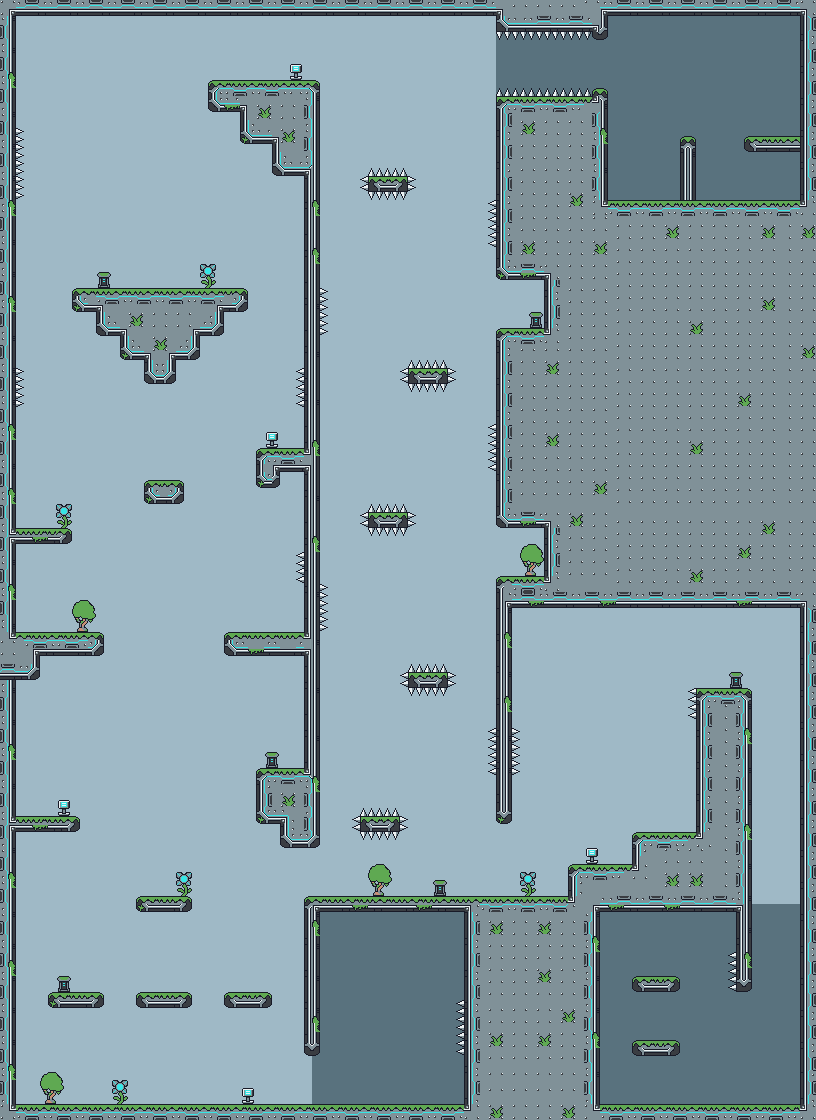

This game map was drawn from its Tiled (.tmx) file and the tilesets committed beside it. A one-line description and the trimmed map source follow:
An orthogonal 102x140 tile map with 8x8 px tiles, 1 tile layer (gfx), 2 hidden layers not drawn and 40 objects (19x Enemy, 15x Item, 3x Door, Spawn, Npc, ...).

<map version="1.10" tiledversion="1.12.1" orientation="orthogonal" renderorder="right-down" width="102" height="140" tilewidth="8" tileheight="8" infinite="0" nextlayerid="5" nextobjectid="73">
 <tileset firstgid="1" source="forest.tsx" />
 <layer id="1" name="gfx" width="102" height="140">
  <data>[14280 cells, 14280 non-empty, 108 distinct tile ids]</data>
 </layer>
 <layer id="2" name="walls" width="102" height="140" visible="0">
  <data>[14280 cells, 4734 non-empty, 1 distinct tile ids]</data>
 </layer>
 <layer id="4" name="spikes" width="102" height="140" visible="0">
  <data>[14280 cells, 169 non-empty, 1 distinct tile ids]</data>
 </layer>
 <objectgroup id="3" name="objs">
  <object id="1" name="Spawn" x="104" y="1072">
   <point />
  </object>
  <object id="2" name="HealthItem" type="Item" x="400" y="1088">
   <point />
  </object>
  <object id="3" name="GoblinMiniboss" type="Enemy" x="776" y="184">
   <properties>
    <property name="flags" type="int" value="1" />
    <property name="health" type="int" value="30" />
    <property name="strength" type="int" value="5" />
   </properties>
   <point />
  </object>
  <object id="4" name="Goblin" type="Enemy" x="88" y="976">
   <properties>
    <property name="walk" value="L120,R120" />
   </properties>
   <point />
  </object>
  <object id="6" name="RacoonNpc" type="Npc" x="160" y="276">
   <properties>
    <property name="dialogue_id" type="int" value="0" />
   </properties>
   <point />
  </object>
  <object id="8" name="Orc" type="Enemy" x="680" y="816">
   <properties>
    <property name="walk" value="L120,R120" />
   </properties>
   <point />
  </object>
  <object id="11" name="Key" type="Item" x="28" y="696">
   <point />
  </object>
  <object id="16" name="DoorH" type="Door" x="776" y="904">
   <properties>
    <property name="locked" type="bool" value="false" />
   </properties>
   <point />
  </object>
  <object id="17" name="DoorV" type="Door" x="312" y="1080">
   <properties>
    <property name="locked" type="bool" value="true" />
   </properties>
   <point />
  </object>
  <object id="20" name="Switch" type="Switch" x="164" y="528">
   <properties>
    <property name="event_id" type="int" value="0" />
   </properties>
   <point />
  </object>
  <object id="21" name="OrcMiniboss" type="Enemy" x="640" y="960">
   <properties>
    <property name="health" type="int" value="5" />
    <property name="strength" type="int" value="5" />
    <property name="walk" value="R60,P120,L60" />
   </properties>
   <point />
  </object>
  <object id="36" name="Doublejump" type="Item" x="440" y="936">
   <point />
  </object>
  <object id="37" name="Dash" type="Item" x="164" y="856">
   <point />
  </object>
  <object id="38" name="Airdash" type="Item" x="400" y="56">
   <point />
  </object>
  <object id="39" name="Walljump" type="Item" x="208" y="1072">
   <point />
  </object>
  <object id="41" name="Battery" type="Item" x="292" y="492">
   <point />
  </object>
  <object id="43" name="HealthItem" type="Item" x="164" y="968">
   <point />
  </object>
  <object id="44" name="HealthItem" type="Item" x="280" y="680">
   <point />
  </object>
  <object id="45" name="HealthItem" type="Item" x="472" y="592">
   <point />
  </object>
  <object id="46" name="HealthItem" type="Item" x="720" y="664">
   <point />
  </object>
  <object id="47" name="HealthItem" type="Item" x="536" y="64">
   <point />
  </object>
  <object id="48" name="HealthItem" type="Item" x="352" y="872">
   <point />
  </object>
  <object id="50" name="Battery" type="Item" x="480" y="704">
   <point />
  </object>
  <object id="51" name="Battery" type="Item" x="40" y="48">
   <point />
  </object>
  <object id="53" name="Goblin" type="Enemy" x="32" y="800">
   <properties>
    <property name="walk" value="R120,L120" />
   </properties>
   <point />
  </object>
  <object id="54" name="Goblin" type="Enemy" x="164" y="464">
   <point />
  </object>
  <object id="55" name="Goblin" type="Enemy" x="216" y="272">
   <properties>
    <property name="walk" value="L240,R240" />
   </properties>
   <point />
  </object>
  <object id="56" name="Goblin" type="Enemy" x="264" y="616">
   <properties>
    <property name="walk" value="L120,R120" />
   </properties>
   <point />
  </object>
  <object id="57" name="Goblin" type="Enemy" x="520" y="312">
   <point />
  </object>
  <object id="58" name="Goblin" type="Enemy" x="520" y="560">
   <point />
  </object>
  <object id="59" name="Orc" type="Enemy" x="512" y="880">
   <properties>
    <property name="walk" value="L240,R240" />
   </properties>
   <point />
  </object>
  <object id="60" name="Orc" type="Enemy" x="272" y="64">
   <properties>
    <property name="walk" value="L120,R120" />
   </properties>
   <point />
  </object>
  <object id="61" name="Orc" type="Enemy" x="288" y="752">
   <properties>
    <property name="walk" value="L60,P120,R60,P120" />
   </properties>
   <point />
  </object>
  <object id="62" name="Orc" type="Enemy" x="184" y="1088">
   <properties>
    <property name="walk" value="L120,R120" />
   </properties>
   <point />
  </object>
  <object id="63" name="Orc" type="Enemy" x="48" y="616">
   <properties>
    <property name="walk" value="R120,L120" />
   </properties>
   <point />
  </object>
  <object id="65" name="Goblin" type="Enemy" x="640" y="1024">
   <properties>
    <property name="walk" value="R60,P120,L60" />
   </properties>
   <point />
  </object>
  <object id="66" name="Goblin" type="Enemy" x="712" y="1088">
   <properties>
    <property name="walk" value="R120,L120" />
   </properties>
   <point />
  </object>
  <object id="69" name="Goblin" type="Enemy" x="776" y="120">
   <properties>
    <property name="walk" value="L120,R120" />
   </properties>
   <point />
  </object>
  <object id="70" name="Orc" type="Enemy" x="664" y="184">
   <properties>
    <property name="walk" value="L180,R180" />
   </properties>
   <point />
  </object>
  <object id="72" name="DoorH" type="Door" x="720" y="144">
   <properties>
    <property name="locked" type="bool" value="false" />
   </properties>
   <point />
  </object>
 </objectgroup>
</map>
